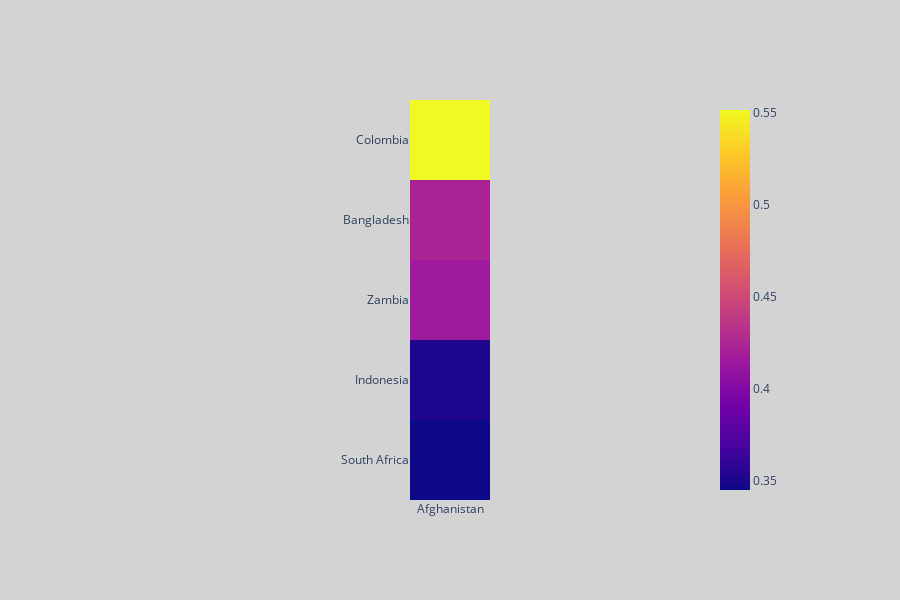

The notebook cell this image was saved under:
### Code cell
# это штука делает кореляцию не уродливой
# lisc = list(dfc.columns)
# inp='Afghanistan' #Afghanistan
# inpcol=lisc.index(inp)
# c = dfc.corr()
# cd=c.iloc[:,[inpcol]]
# cd=cd.sort_values(by=inp,ascending=False)
# cd=cd[1:6]
# sns.heatmap(cd,annot=True) # vmin=0,vmax=1
# plt.show()
fig2 = px.imshow(cd)
fig2.update_layout(height=600,
    plot_bgcolor = colors['background'],
    paper_bgcolor = colors['background1'],
    margin=dict(l=200, r=200, b=100, t=100))
# fig2['layout'].update(height=600,     
# plot_bgcolor = colors['background'],
# paper_bgcolor = colors['background1'],
# )

### Figure 1 — Plotly figure (JSON) as saved in the notebook; plotly's stock layout.template omitted (floating-point values rounded to 4 significant figures)
{"data": [{"coloraxis": "coloraxis", "hovertemplate": "x: %{x}<br>y: %{y}<br>color: %{z}<extra></extra>", "name": "0", "type": "heatmap", "x": ["Afghanistan"], "xaxis": "x", "y": ["Colombia", "Bangladesh", "Zambia", "Indonesia", "South Africa"], "yaxis": "y", "z": [[0.5514], [0.4227], [0.4158], [0.3523], [0.3451]]}], "layout": {"coloraxis": {"colorscale": [[0, "#0d0887"], [0.1111, "#46039f"], [0.2222, "#7201a8"], [0.3333, "#9c179e"], [0.4444, "#bd3786"], [0.5556, "#d8576b"], [0.6667, "#ed7953"], [0.7778, "#fb9f3a"], [0.8889, "#fdca26"], [1, "#f0f921"]]}, "height": 600, "margin": {"b": 100, "l": 200, "r": 200, "t": 100}, "paper_bgcolor": "#D3D3D3", "plot_bgcolor": "#D3D3D3", "xaxis": {"anchor": "y", "constrain": "domain", "domain": [0, 1], "scaleanchor": "y"}, "yaxis": {"anchor": "x", "autorange": "reversed", "constrain": "domain", "domain": [0, 1]}}}
